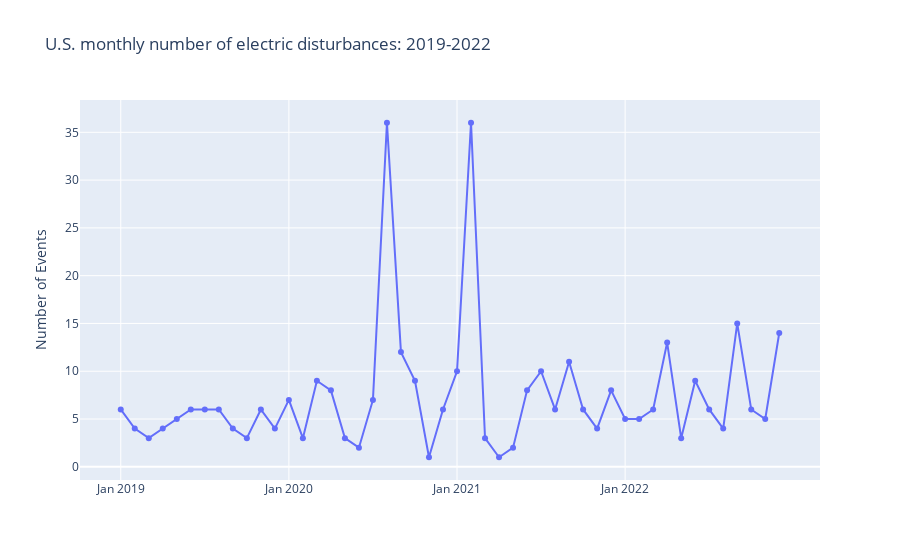

The cell this chart's notebook holds for it:
### Markdown cell above
### What is the number of electric disturbances by month each year?

### Code cell
#aggregating the number of events by year and month
df_plotly = df.loc[df['Demand_Loss_(MW)']>0].groupby(['Year','Month'], sort=False, as_index=False)['Area_Affected'] \
                .agg('count') \
                .rename(columns={'Area_Affected':'Number_of_Events'})

#creating a new column concatenating months and years
df_plotly['Month_Year'] = df_plotly['Month'] \
                              +' '+df_plotly['Year'].apply(str)
#ploting
fig = px.line(df_plotly, 
              x='Month_Year', 
              y='Number_of_Events',
              title='U.S. monthly number of electric disturbances: 2019-2022',
              labels={
                     'Number_of_Events': 'Number of Events ',
                     'Month_Year': ' '
                        },
              markers=True          
            )

#setting the x tick labels
fig.update_xaxes(ticktext=['Jan 2019','Jan 2020','Jan 2021','Jan 2022'],
                 tickvals=['January 2019','January 2020','January 2021','January 2022'],)
fig.show()

### Figure 1 — Plotly figure (JSON) as saved in the notebook; plotly's stock layout.template omitted (floating-point values rounded to 4 significant figures)
{"data": [{"hovertemplate": " =%{x}<br>Number of Events =%{y}<extra></extra>", "legendgroup": "", "line": {"color": "#636efa", "dash": "solid"}, "marker": {"symbol": "circle"}, "mode": "lines+markers", "name": "", "orientation": "v", "showlegend": false, "type": "scatter", "x": ["January 2019", "February 2019", "March 2019", "April 2019", "May 2019", "June 2019", "July 2019", "August 2019", "September 2019", "October 2019", "November 2019", "December 2019", "January 2020", "February 2020", "March 2020", "April 2020", "May 2020", "June 2020", "July 2020", "August 2020", "September 2020", "October 2020", "November 2020", "December 2020", "January 2021", "February 2021", "March 2021", "April 2021", "May 2021", "June 2021", "July 2021", "August 2021", "September 2021", "October 2021", "November 2021", "December 2021", "January 2022", "February 2022", "March 2022", "April 2022", "May 2022", "June 2022", "July 2022", "August 2022", "September 2022", "October 2022", "November 2022", "December 2022"], "xaxis": "x", "y": [6, 4, 3, 4, 5, 6, 6, 6, 4, 3, 6, 4, 7, 3, 9, 8, 3, 2, 7, 36, 12, 9, 1, 6, 10, 36, 3, 1, 2, 8, 10, 6, 11, 6, 4, 8, 5, 5, 6, 13, 3, 9, 6, 4, 15, 6, 5, 14], "yaxis": "y"}], "layout": {"legend": {"tracegroupgap": 0}, "title": {"text": "U.S. monthly number of electric disturbances: 2019-2022"}, "xaxis": {"anchor": "y", "domain": [0, 1], "ticktext": ["Jan 2019", "Jan 2020", "Jan 2021", "Jan 2022"], "tickvals": ["January 2019", "January 2020", "January 2021", "January 2022"], "title": {"text": " "}}, "yaxis": {"anchor": "x", "domain": [0, 1], "title": {"text": "Number of Events "}}}}
